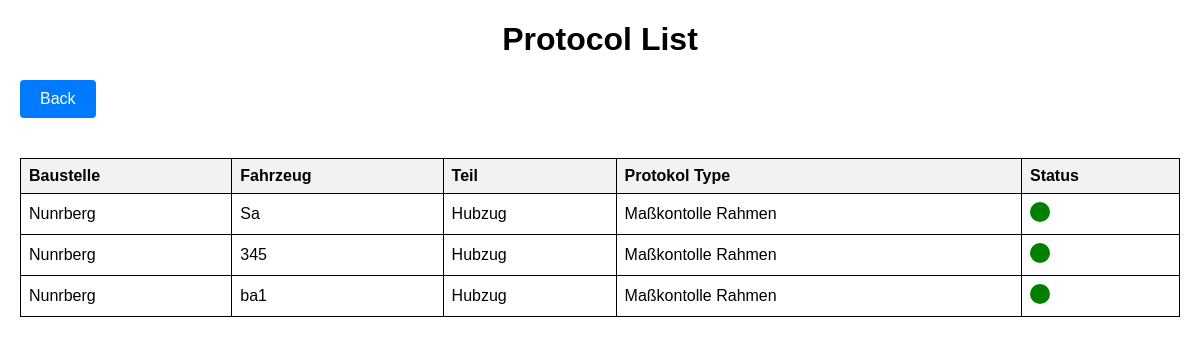
Screenshot of /protocol_list/ with the database file from the repository.
### myapp/models.py (models this page shows, shortened)
class newFahrzeug(models.Model):
    baustelle = models.ForeignKey(newBaustelle, on_delete = models.CASCADE)
    fahrzeugName = models.CharField(max_length=30)
    isVisible = models.BooleanField(default=False)
    hubzug = models.OneToOneField(newHubzug, on_delete=models.CASCADE, null=True, blank=True)

class newBaustelle(models.Model):
    baustelleName=models.CharField(max_length=30)
    def __str__(self):
        return self.baustelleName

class newHubzug(models.Model):
    protocol1 = models.ForeignKey(ProtocolHubzugLiftingHost, on_delete = models.CASCADE)

### myapp/views.py (the view)
# urls.py: path('protocol_list/', views.protocol_list, name='protocol_list'),
def protocol_list(request):
    protocols = newFahrzeug.objects.all()
    return render(request, 'protocol_list.html', {'protocols': protocols})

### templates/protocol_list.html (shortened to what this page needs)
<!DOCTYPE html>
{% load static %}
<html lang="en">
<head>
    <link rel="stylesheet" href="{% static 'myapp/protocol_list.css' %}">
</head>
<body>
    <h1>Protocol List</h1>
    <a href='/userView/' class="back-button">Back</a>
    <table>
        <thead>
            <tr>
                <th>Baustelle</th>
                <th>Fahrzeug</th>
                <th>Teil</th>
                <th>Protokol Type</th>
                <th>Status</th>
            </tr>
        </thead>
        <tbody>
            {% for protocol in protocols %}
                <tr>
                    <td>{{ protocol.baustelle }}</td>
                    <td>{{ protocol.fahrzeugName }}</td>
                    <td>Hubzug</td>
                    <td>{{ protocol.hubzug.protocol1.protocolName }}</td>
                    <td>
                        {% if protocol.hubzug.protocol1.isExported %}
                            <div class="circle green"></div>
                            {% elif protocol.hubzug.protocol1.isClosed %}
                            <div class="circle yellow"></div>
                            {% elif protocol.hubzug.protocol1.isSaved %}
                            <div class="circle blue"></div>
                            {% else %}
                            <div class="circle gray"></div>
                            {% endif %}
                    </td>
                </tr>
            {% endfor %}
        </tbody>
    </table>
</body>
</html>

### myapp/static/myapp/protocol_list.css (style rules this page uses)
body { font-family: Arial, sans-serif; margin: 20px; }
h1 { text-align: center; }
table { width: 100%; border-collapse: collapse; margin: 20px 0; }
table, th, td { border: 1px solid black; }
th, td { padding: 8px; text-align: left; }
th { background-color: #f2f2f2; }
a { color: blue; text-decoration: none; }
.circle { width: 20px; height: 20px; border-radius: 50%; display: inline-block; }
.green { background-color: green; }
.back-button { display: inline-block; margin-bottom: 20px; padding: 10px 20px; background-color: #007BFF; color: white; text-decoration: none; border-radius: 4px; font-size: 16px; border: none; cursor: pointer; }

### rows the page displays
newFahrzeug: baustelle "Nunrberg", fahrzeugName "Sa", hubzug.protocol1.protocolName "Maßkontolle Rahmen"
newFahrzeug: baustelle "Nunrberg", fahrzeugName "345", hubzug.protocol1.protocolName "Maßkontolle Rahmen"
newFahrzeug: baustelle "Nunrberg", fahrzeugName "ba1", hubzug.protocol1.protocolName "Maßkontolle Rahmen"
